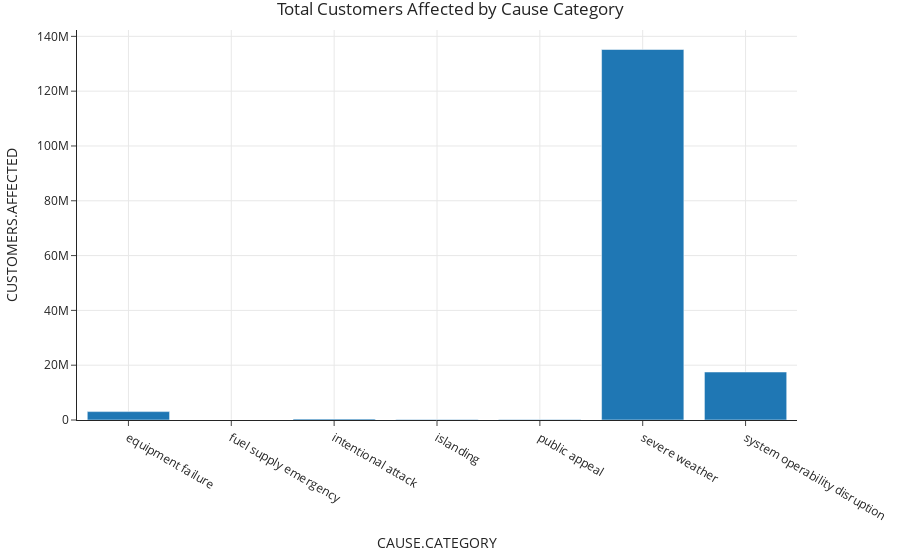

Notebook code for this chart:
### Code cell
fig2 = px.bar(
    outages_grouped, 
    x="CAUSE.CATEGORY", 
    y="CUSTOMERS.AFFECTED", 
    title="Total Customers Affected by Cause Category"
)
fig2.show()

### Figure 1 — Plotly figure (JSON) as saved in the notebook; plotly's stock layout.template omitted (floating-point values rounded to 4 significant figures)
{"data": [{"alignmentgroup": "True", "hovertemplate": "CAUSE.CATEGORY=%{x}<br>CUSTOMERS.AFFECTED=%{y}<extra></extra>", "legendgroup": "", "marker": {"color": "#1F77B4", "pattern": {"shape": ""}}, "name": "", "offsetgroup": "", "orientation": "v", "showlegend": false, "textposition": "auto", "type": "bar", "x": ["equipment failure", "fuel supply emergency", "intentional attack", "islanding", "public appeal", "severe weather", "system operability disruption"], "xaxis": "x", "y": [3058067, 1, 356315, 209749, 159994, 135208133, 17518480], "yaxis": "y"}], "layout": {"barmode": "relative", "legend": {"tracegroupgap": 0}, "title": {"text": "Total Customers Affected by Cause Category"}, "xaxis": {"anchor": "y", "domain": [0, 1], "title": {"text": "CAUSE.CATEGORY"}}, "yaxis": {"anchor": "x", "domain": [0, 1], "title": {"text": "CUSTOMERS.AFFECTED"}}}}
